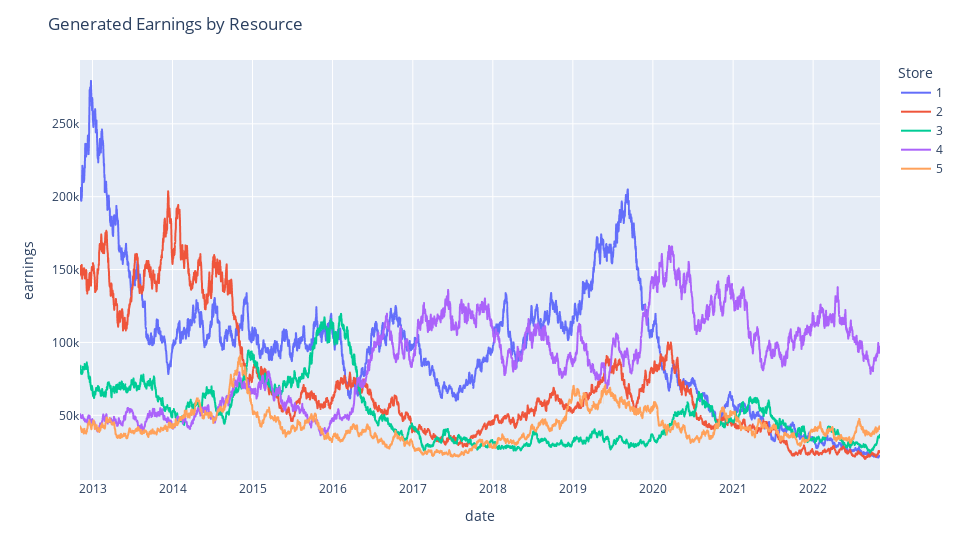

Source (notebook cell):
### Code cell
years = 10
args = {
    'total': 365 * years,
    'start_amts': [200000., 143320, 83420, 50000, 40000],
    'drift': .01,
    'volatility': .4,
    'end_date': datetime.now(),
    'output_dir': '../data'
}
data = generate_df(**args)

fig = px.line(data, x="date", y="earnings", color='resource_id')
fig.update_layout(title=f'Generated Earnings by Resource', xaxis_title='date', yaxis_title='earnings', legend_title='Store', width=960)
fig.show()

### Figure 1 — Plotly figure (JSON) as saved in the notebook; plotly's stock layout.template omitted (floating-point values rounded to 4 significant figures; data arrays with more than 128 entries replaced by an {"elided": "..."} marker saying what was removed)
{"data": [{"hovertemplate": "resource_id=1<br>date=%{x}<br>earnings=%{y}<extra></extra>", "legendgroup": "1", "line": {"color": "#636efa", "dash": "solid"}, "marker": {"symbol": "circle"}, "mode": "lines", "name": "1", "showlegend": true, "type": "scattergl", "x": {"elided": "3650 str values"}, "xaxis": "x", "y": {"elided": "3650 float values"}, "yaxis": "y"}, {"hovertemplate": "resource_id=2<br>date=%{x}<br>earnings=%{y}<extra></extra>", "legendgroup": "2", "line": {"color": "#EF553B", "dash": "solid"}, "marker": {"symbol": "circle"}, "mode": "lines", "name": "2", "showlegend": true, "type": "scattergl", "x": {"elided": "3650 str values"}, "xaxis": "x", "y": {"elided": "3650 float values"}, "yaxis": "y"}, {"hovertemplate": "resource_id=3<br>date=%{x}<br>earnings=%{y}<extra></extra>", "legendgroup": "3", "line": {"color": "#00cc96", "dash": "solid"}, "marker": {"symbol": "circle"}, "mode": "lines", "name": "3", "showlegend": true, "type": "scattergl", "x": {"elided": "3650 str values"}, "xaxis": "x", "y": {"elided": "3650 float values"}, "yaxis": "y"}, {"hovertemplate": "resource_id=4<br>date=%{x}<br>earnings=%{y}<extra></extra>", "legendgroup": "4", "line": {"color": "#ab63fa", "dash": "solid"}, "marker": {"symbol": "circle"}, "mode": "lines", "name": "4", "showlegend": true, "type": "scattergl", "x": {"elided": "3650 str values"}, "xaxis": "x", "y": {"elided": "3650 float values"}, "yaxis": "y"}, {"hovertemplate": "resource_id=5<br>date=%{x}<br>earnings=%{y}<extra></extra>", "legendgroup": "5", "line": {"color": "#FFA15A", "dash": "solid"}, "marker": {"symbol": "circle"}, "mode": "lines", "name": "5", "showlegend": true, "type": "scattergl", "x": {"elided": "3650 str values"}, "xaxis": "x", "y": {"elided": "3650 float values"}, "yaxis": "y"}], "layout": {"legend": {"title": {"text": "Store"}, "tracegroupgap": 0}, "margin": {"t": 60}, "title": {"text": "Generated Earnings by Resource"}, "width": 960, "xaxis": {"anchor": "y", "domain": [0, 1], "title": {"text": "date"}}, "yaxis": {"anchor": "x", "domain": [0, 1], "title": {"text": "earnings"}}}}
